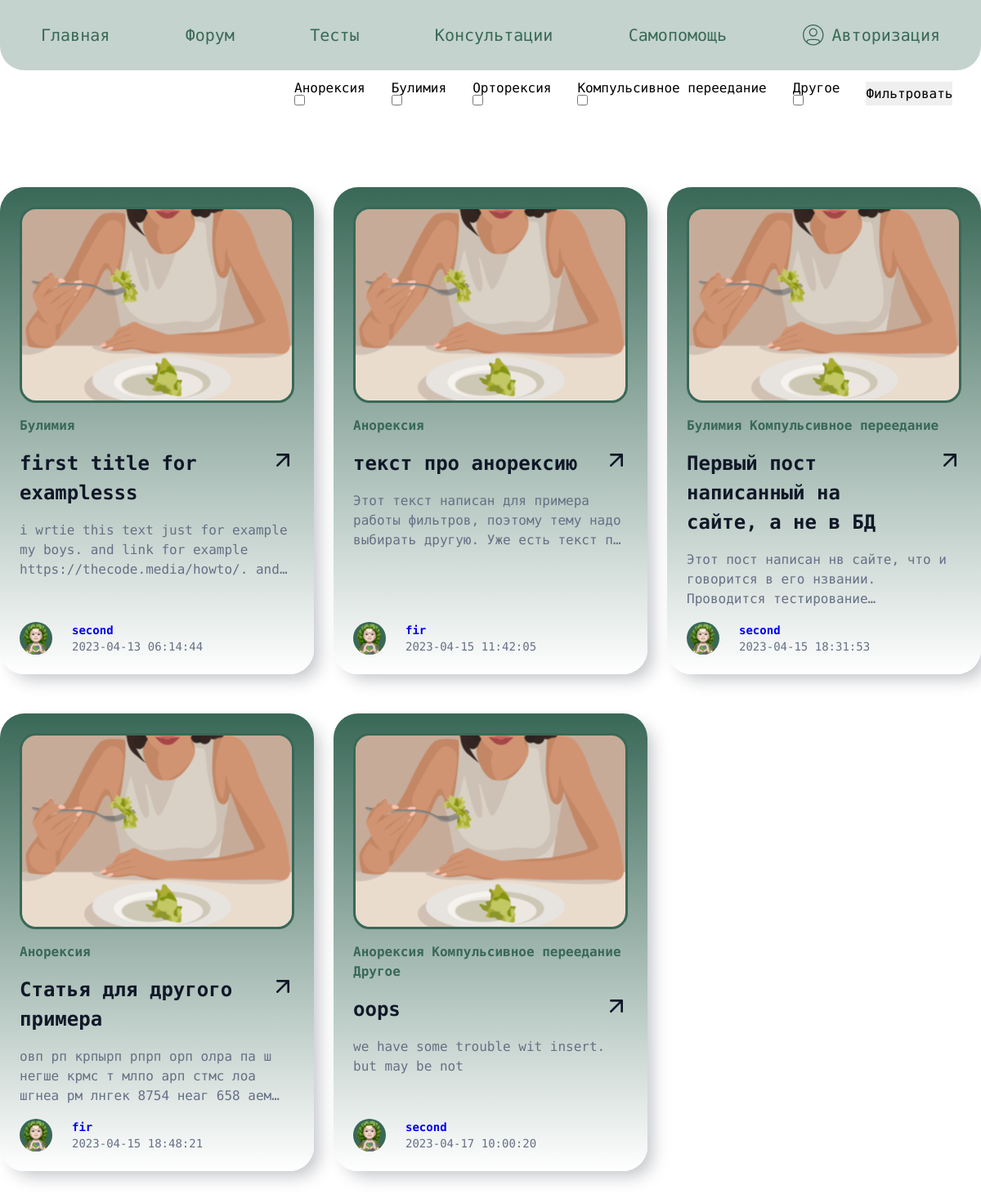
The app's page /forum/ with its own data.
### tables this page shows
CREATE TABLE `articles` (
  `id` int NOT NULL,
  `title` varchar(120) NOT NULL,
  `text` varchar(10000) NOT NULL,
  `date` timestamp NOT NULL DEFAULT CURRENT_TIMESTAMP,
  `authorId` int DEFAULT NULL
);

CREATE TABLE `accounts` (
  `id` int NOT NULL,
  `name` varchar(50) NOT NULL,
  `birth` varchar(11) NOT NULL,
  `sex` char(1) NOT NULL,
  `goal` varchar(40) NOT NULL,
  `problem` varchar(30) NOT NULL,
  `email` varchar(100) NOT NULL,
  `password` varchar(32) NOT NULL,
  `height` int DEFAULT NULL,
  `weight` decimal(5,2) DEFAULT NULL,
  `about` varchar(400) DEFAULT NULL
);

### app/core/view.php (called while the page is built)
<?php
class View{
    function render($content, $model=null){
        require_once("app/views/".$content);
    }
}

### app/controllers/forum_controller.php (called while the page is built, shortened)
<?php
require_once("app/models/forum_model.php");
class Forum_controller extends Controller{
    function defaultPage(){
        $this->model = new Forum_model();
        $this->view->render("forum.php", $this->model);
    }
}

### index.php (called while the page is built, shortened)
<?php
Router::start();

### app/models/articleAR.php (called while the page is built, shortened)
<?php
require_once("app/core/basicAR.php");
require_once("app/models/accountAR.php");
class Article extends basicAR{
    public $subject;
    public $title;
    public $text;
    public $date;
    public $author;
    public $authorId;
    function __construct($subject = null, $title = null, $text = null){
        $this->subject = $subject;
        $this->title = $title;
        $this->text = $text;
    }
    static function getAll(){
        $stmt = static::$pdo->prepare("SELECT * FROM `articles`");
        $stmt->execute();
        $objs = [];
        while ($res = $stmt->fetch()){
            $objs[] = static::ceateArticle($res);
        }
        return $objs;
    }
    static private function ceateArticle($data){
        $obj = new Article();
        foreach ($obj as $key=>$value){
            $obj->$key = $data[$key] ?? null;
        }
        $stmt2 = static::$pdo->prepare("SELECT `name` FROM `types_disorder` WHERE `id` IN (SELECT `id_type` FROM `articles_types_dis` WHERE `id_article`=:id)");
        $stmt2->bindParam("id", $obj->id);
        $stmt2->execute();
        while($subj = $stmt2->fetch())
            $obj->subject[] = $subj;
        $obj->author = Account::findNameById($obj->authorId);
        return $obj;
    }
    function getStringSubjects(){
        $res = "";
        foreach($this->subject as $subj)
            $res .= $subj["name"]." ";
        return $res;
    }
    function getTitle(){
        return $this->title;
    }
    function getText(){
        return $this->text;
    }
    function getAuthor(){
        return $this->author;
    }
    function getAuthorId(){
        return $this->authorId;
    }
    function getDate(){
        return $this->date;
    }
}

### app/models/forum_model.php (called while the page is built, shortened)
<?php
require_once("app/models/articleAR.php");
class Forum_model{
    private $articles = [];
    function findAll($filtersArray){
        if (empty($filtersArray))
            $this->articles = Article::getAll();
        else
            $this->articles = Article::getBySubjects($filtersArray);
        return $this->articles;
    }
}

### app/models/accountAR.php (called while the page is built, shortened)
<?php
class Account extends basicAR{
    static function findNameById($id){
        $stmt = static::$pdo->prepare("SELECT `name` FROM `accounts` WHERE `id`=:id");
        $stmt->bindParam(":id",  $id);
        $stmt->execute();
        $stmt = $stmt->fetch();
        return $stmt["name"] ?? "eatNormal";
    }
}

### app/views/forum.php (the view, shortened to what this page needs)
<!DOCTYPE html>
<html lang="en">
<head>
    <link rel="stylesheet" href="/css/forum.css">
</head>
<body>
    <div class="wrapper">
        <? include("app/views/menu.php"); ?>
        <div class="filters">
            <form action="/forum/" method="post" style="display: flex; gap: 2rem;">
                <div>
                    <label for="anorexia">Анорексия</label>
                    <input type="checkbox" name="anorexia" id="anorexia" value="1" <?= isset($_POST["anorexia"]) ? "checked" : ""?> >
                </div>
                <div>
                    <label for="bulimia">Булимия</label>
                    <input type="checkbox" name="bulimia" id="bulimia" value="2" <?= isset($_POST["bulimia"]) ? "checked" : ""?> >
                </div>
                <div>
                    <label for="orthorexia">Орторексия</label>
                    <input type="checkbox" name="orthorexia" id="orthorexia" value="3" <?= isset($_POST["orthorexia"]) ? "checked" : ""?> >
                </div>
                <div>
                    <label for="overeating">Компульсивное переедание</label>
                    <input type="checkbox" name="overeating" id="overeating" value="4" <?= isset($_POST["overeating"]) ? "checked" : ""?> >
                </div>
                <div>
                    <label for="other">Другое</label>
                    <input type="checkbox" name="other" id="other" value="5" <?= isset($_POST["other"]) ? "checked" : ""?> >
                </div>
                <button type="submit">Фильтровать</button>
            </form>
        </div>
        <section class="forum-articles">
            <div class="_container">
                <div class="forum-articles__body">
                    <?
                        foreach ($model->findAll($_POST) as $article){
                            ?>
                                <article class="card">
                                    <div class="card__wrapper _ortorecsia">
                                        <img src="/images/forumImageEatSalat.svg" alt="девушка ест салат" class="title-picture">
                                        <div class="title-filter"><?= $article->getStringSubjects() ?></div>
                                        <div class="main-title"><?= $article->getTitle()?></div>
                                        <div class="card-text">
                                            <?= $article->getText()?>
                                        </div>
                                        <div class="avatar-info">
                                            <img src="/images/Avatar (1).svg" alt="" class="foro">
                                            <div class="name-date-box">
                                                <div class="author"><a href=<?="/account/".$article->getAuthorId()?>><?= $article->getAuthor()?></a></div>
                                                <div class="publication-date"><?= $article->getDate()?></div>
                                            </div>
                                        </div>
                                    </div>
                                </article>
                            <?
                        }
                    ?>
                </div>
            </div>
        </section>
    </div>
</body>
</html>

### css/forum.css (style rules this page uses)
.forum-articles { margin: 100px 0; }
.forum-articles__body { display: grid; grid-template-columns: repeat(3, 1fr); gap: 3rem 1.5rem; }
.card__wrapper { display: flex; flex-direction: column; gap: 1rem; height: 100%; padding: 1.5rem; box-shadow: 10px 10px 20px -4px rgba(16, 24, 40, 0.25); border-radius: 30px; }
._ortorecsia { background: linear-gradient(180deg, #396857 0%, #FFFFFF 100%); }
.title-filter { width: fit-content; display: flex; gap: 1rem; font-weight: 700; font-size: 16px; line-height: 1.5; color: #396857; }
.main-title { position: relative; font-weight: 700; font-size: 24px; line-height: 1.5; padding-right: 3rem; color: #101828; cursor: pointer; }
.main-title::after { content: ""; position: absolute; top: .4rem; right: .4rem; width: 1rem; aspect-ratio: 1; background-image: url("/images/arrowUpRight.svg"); background-size: cover; background-position: center; transition: all 200ms ease; }
.card-text { font-weight: 400; font-size: 16px; line-height: 1.5; color: #667085; display: -webkit-box; -webkit-line-clamp: 3; -webkit-box-orient: vertical; overflow: hidden; }
.avatar-info { margin-top: auto; display: flex; gap: 1.5rem; }
.author { font-weight: 700; font-size: 14px; line-height: 20px; color: #101828; }
.publication-date { font-size: 14px; line-height: 20px; color: #667085; }
.filters { margin-left: 30%; align-items: center; align-content: center; margin-top: 100px; }

### css/_vars.css (style rules this page uses)
:root { --primary-color: hsl(158 29% 32%); --primary-color-hover-darker: hsl(158 29% 27%); --primary-color-hover-lighter: hsl(158 29% 37%); }

### css/_base.css (style rules this page uses)
html, body { height: 100%; }
html { scroll-behavior: smooth; scrollbar-width: thin; scrollbar-color: var(--primary-color) transparent; }
body { font-family: "Roboto Mono", monospace; font-weight: 400; line-height: 1; }
.wrapper { min-height: 100%; overflow: hidden; position: relative; }
._container { max-width: 1366px; margin: 0 auto; }

### records on screen
articles: StringSubjects "Булимия", title "first title for examplesss", text "i wrtie this text just for example my boys. and link for example https://thecode.media/howto/.…", authorId.name "second", date "2023-04-13 06:14:44"
articles: StringSubjects "Анорексия", title "текст про анорексию", text "Этот текст написан для примера работы фильтров, поэтому тему надо выбирать другую. Уже есть текст…", authorId.name "fir", date "2023-04-15 11:42:05"
articles: StringSubjects "Булимия Компульсивное переедание", title "Первый пост написанный на сайте, а не в БД", text "Этот пост написан нв сайте, что и говорится в его нзвании. Проводится…", authorId.name "second", date "2023-04-15 18:31:53"
articles: StringSubjects "Анорексия", title "Статья для другого примера", text "овп рп крпырп рпрп орп олра па ш негше крмс т млпо арп стмс лоа шгнеа рм лнгек 8754 неаг 658…", authorId.name "fir", date "2023-04-15 18:48:21"
articles: StringSubjects "Анорексия Компульсивное переедание Другое", title "oops", text "we have some trouble wit insert. but may be not", authorId.name "second", date "2023-04-17 10:00:20"
